Frame 1 (no input): blank canvas, image omitted
Frame 60 (no input): blank canvas, image omitted
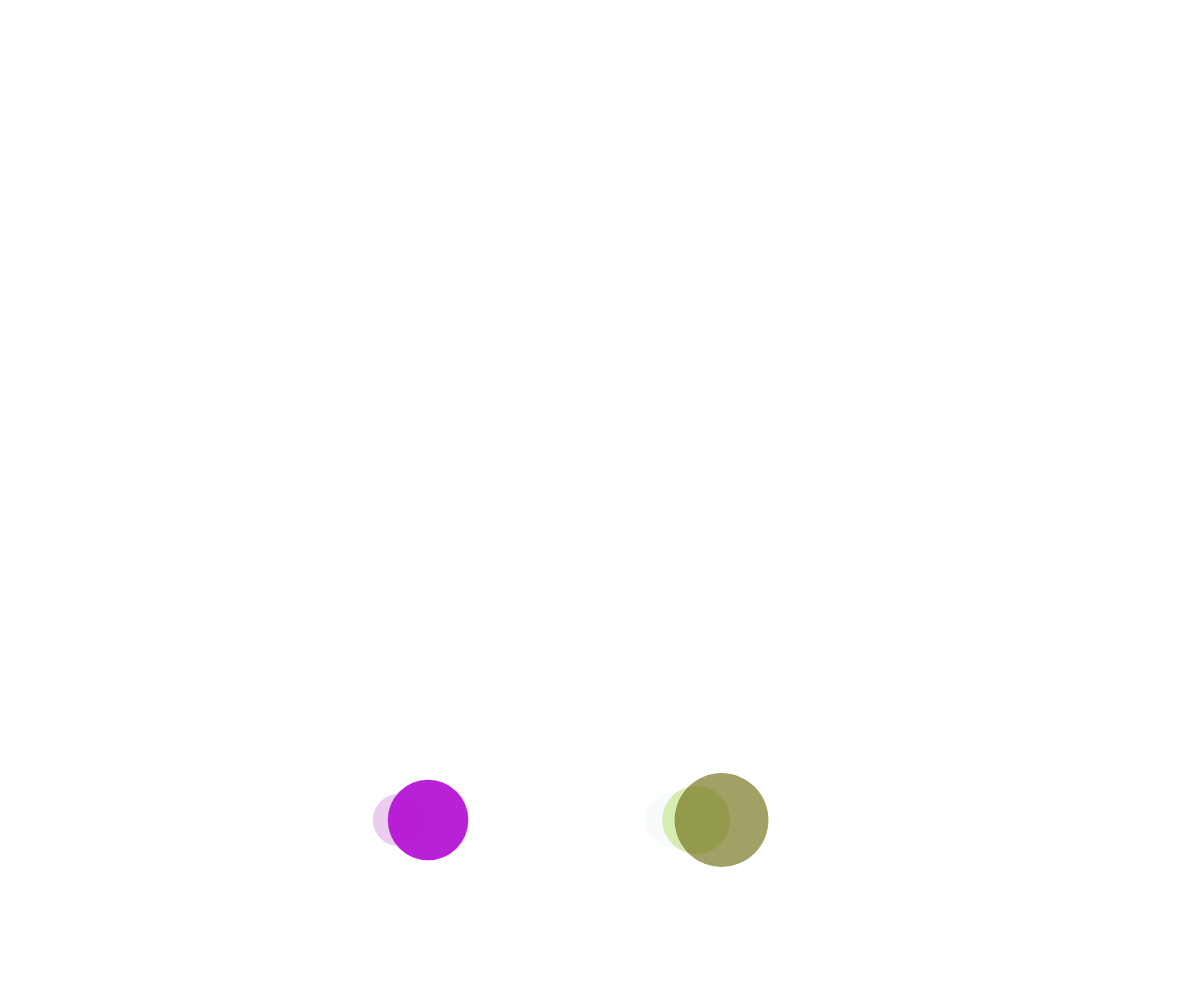
Frame 120 (the mouse pressed at the canvas centre since frame 60)

The p5.js sketch whose frames 1 and 60 were blank and that drew this single picture after the mouse press (run headless with seeded random() and noise() and a simulated clock; from frame 60 on, the mouse is pressed at the canvas centre):

// p5.js sketch
// ── sketch.js
// Bubble Demo

let theBubbles = [];

function setup() {
  createCanvas(windowWidth, windowHeight);
}

function draw() {
  background(255);
  
  bubbleUp();
  displayBubble();
}

function mousePressed() {
  for (let i=0; i<5; i++) {
    spawnBubble();
  }
}

function spawnBubble() {
  let bubble = {
    x: random(width),
    y: height,
    radius: random(20, 50),
    dx: 0,
    dy: -3,
    theColor: color(random(255), random(255), random(255), random(255)),
    theTime: random(1000),
  };
  theBubbles.push(bubble);
}

function bubbleUp() {
  for (let bubble of theBubbles) {
    bubble.y += bubble.dy;
  
    // jitter sidesways
    // bubble.x += random(-5, 5);

    bubble.x = noise(bubble.theTime) * width;
    bubble.theTime += 0.005;
  }
}

function displayBubble() {
  for (let bubble of theBubbles) {
    noStroke();
    fill(bubble.theColor);
    circle(bubble.x, bubble.y, bubble.radius*2);
  }
}
